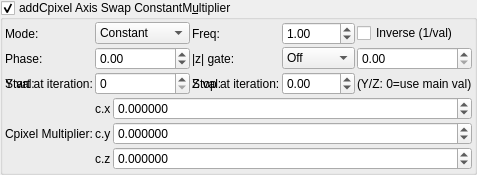
    <widget class="MyGroupBox" name="groupCheck_transf_addCpixel_enabled_false">
     <property name="toolTip">
      <string>&lt;html&gt;&lt;head/&gt;&lt;body&gt;&lt;p&gt;Cpixel is CVector3 c = ( c.x, c.y, c.z). It is each original point (pixel) in 3D space where the iteration starts from, ( c = original z for each point .) It is commonly found in formula structures z = f(z) + c.&lt;/p&gt;&lt;p&gt;The Cpixel multiplier effectively scales this point &amp;quot;c&amp;quot;.&lt;/p&gt;&lt;/body&gt;&lt;/html&gt;</string>
     </property>
     <property name="title">
      <string>addCpixel Axis Swap ConstantM&amp;ultiplier</string>
     </property>
     <property name="checkable">
      <bool>true</bool>
     </property>
     <layout class="QVBoxLayout" name="verticalLayout_50">
      <property name="spacing">
       <number>2</number>
      </property>
      <property name="leftMargin">
       <number>2</number>
      </property>
      <property name="topMargin">
       <number>2</number>
      </property>
      <property name="rightMargin">
       <number>2</number>
      </property>
      <property name="bottomMargin">
       <number>2</number>
      </property>
      <item>
       <layout class="QGridLayout" name="gridLayout_83">
        <property name="spacing">
         <number>2</number>
        </property>
        <item row="3" column="3">
         <widget class="MySpinBox" name="spinboxInt_transf_multiplier_stop_iter_4">
          <property name="sizePolicy">
           <sizepolicy hsizetype="Preferred" vsizetype="Maximum">
            <horstretch>0</horstretch>
            <verstretch>0</verstretch>
           </sizepolicy>
          </property>
          <property name="maximum">
           <number>999</number>
          </property>
         </widget>
        </item>
      <item row="1" column="0">
       <widget class="QLabel"><property name="text"><string>Mode:</string></property></widget>
      </item>
      <item row="1" column="1">
       <widget class="MyComboBox" name="comboBox_transf_multiplier_value_mode_4">
        <item><property name="text"><string notr="true">Constant</string></property></item>
        <item><property name="text"><string notr="true">Sine</string></property></item>
        <item><property name="text"><string notr="true">Ramp</string></property></item>
        <item><property name="text"><string notr="true">Exponential</string></property></item>
        <item><property name="text"><string notr="true">Triangle</string></property></item>
        <item><property name="text"><string notr="true">Square</string></property></item>
        <item><property name="text"><string notr="true">Smoothstep</string></property></item>
        <item><property name="text"><string notr="true">Noise</string></property></item>
        <item><property name="text"><string notr="true">Ping-pong</string></property></item>
        <item><property name="text"><string notr="true">Stepped</string></property></item>
       </widget>
      </item>
      <item row="1" column="2">
       <widget class="QLabel"><property name="text"><string>Freq:</string></property></widget>
      </item>
      <item row="1" column="3">
       <widget class="MyDoubleSpinBox" name="spinbox_transf_multiplier_frequency_4">
        <property name="minimum"><double>0.01</double></property><property name="maximum"><double>100.0</double></property>
        <property name="singleStep"><double>0.1</double></property><property name="value"><double>1.0</double></property>
       </widget>
      </item>
      <item row="1" column="4" colspan="2">
       <widget class="MyCheckBox" name="checkBox_transf_multiplier_inverse_4">
        <property name="text"><string>Inverse (1/val)</string></property>
       </widget>
      </item>
      <item row="2" column="0">
       <widget class="QLabel"><property name="text"><string>Phase:</string></property></widget>
      </item>
      <item row="2" column="1">
       <widget class="MyDoubleSpinBox" name="spinbox_transf_multiplier_phase_4">
        <property name="minimum"><double>-10.0</double></property><property name="maximum"><double>10.0</double></property>
        <property name="singleStep"><double>0.1</double></property><property name="value"><double>0.0</double></property>
       </widget>
      </item>
      <item row="2" column="2">
       <widget class="QLabel"><property name="text"><string>|z| gate:</string></property></widget>
      </item>
      <item row="2" column="3">
       <widget class="MyComboBox" name="comboBox_transf_multiplier_threshold_mode_4">
        <item><property name="text"><string notr="true">Off</string></property></item>
        <item><property name="text"><string notr="true">&gt; thresh</string></property></item>
        <item><property name="text"><string notr="true">&lt; thresh</string></property></item>
       </widget>
      </item>
      <item row="2" column="4" colspan="2">
       <widget class="MyDoubleSpinBox" name="spinbox_transf_multiplier_threshold_4">
        <property name="minimum"><double>0.0</double></property><property name="maximum"><double>1000.0</double></property>
        <property name="singleStep"><double>0.1</double></property><property name="value"><double>0.0</double></property>
       </widget>
      </item>
      <item row="3" column="0">
       <widget class="QLabel"><property name="text"><string>Y val:</string></property></widget>
      </item>
      <item row="3" column="1">
       <widget class="MyDoubleSpinBox" name="spinbox_transf_multiplier_scale_y_4">
        <property name="minimum"><double>-100.0</double></property><property name="maximum"><double>100.0</double></property>
        <property name="singleStep"><double>0.01</double></property><property name="value"><double>0.0</double></property>
       </widget>
      </item>
      <item row="3" column="2">
       <widget class="QLabel"><property name="text"><string>Z val:</string></property></widget>
      </item>
      <item row="3" column="3">
       <widget class="MyDoubleSpinBox" name="spinbox_transf_multiplier_scale_z_4">
        <property name="minimum"><double>-100.0</double></property><property name="maximum"><double>100.0</double></property>
        <property name="singleStep"><double>0.01</double></property><property name="value"><double>0.0</double></property>
       </widget>
      </item>
      <item row="3" column="4" colspan="2">
       <widget class="QLabel"><property name="text"><string notr="true">(Y/Z: 0=use main val)</string></property></widget>
      </item>
        <item row="3" column="2">
         <widget class="QLabel" name="label_55">
          <property name="text">
           <string>Stop at iteration:</string>
          </property>
         </widget>
        </item>
        <item row="3" column="1">
         <widget class="MySpinBox" name="spinboxInt_transf_multiplier_start_iter_4">
          <property name="sizePolicy">
           <sizepolicy hsizetype="Minimum" vsizetype="Maximum">
            <horstretch>0</horstretch>
            <verstretch>0</verstretch>
           </sizepolicy>
          </property>
          <property name="minimum">
           <number>0</number>
          </property>
          <property name="maximum">
           <number>999</number>
          </property>
          <property name="value">
           <number>0</number>
          </property>
         </widget>
        </item>
        <item row="3" column="0">
         <widget class="QLabel" name="label_74">
          <property name="text">
           <string>Start at iteration:</string>
          </property>
         </widget>
        </item>
       </layout>
      </item>
      <item>
       <layout class="QGridLayout" name="gridLayout_24" columnstretch="0,0,0,1">
        <property name="spacing">
         <number>2</number>
        </property>
        <item row="0" column="3">
         <widget class="MyDoubleSpinBox" name="spinbox3_transf_constant_multiplierC_111_x">
          <property name="sizePolicy">
           <sizepolicy hsizetype="Minimum" vsizetype="Maximum">
            <horstretch>0</horstretch>
            <verstretch>0</verstretch>
           </sizepolicy>
          </property>
          <property name="prefix">
           <string/>
          </property>
          <property name="suffix">
           <string/>
          </property>
          <property name="decimals">
           <number>6</number>
          </property>
          <property name="minimum">
           <double>-99.989999999999995</double>
          </property>
          <property name="maximum">
           <double>99.989999999999995</double>
          </property>
          <property name="singleStep">
           <double>0.100000000000000</double>
          </property>
         </widget>
        </item>
        <item row="1" column="3">
         <widget class="MyDoubleSpinBox" name="spinbox3_transf_constant_multiplierC_111_y">
          <property name="sizePolicy">
           <sizepolicy hsizetype="Minimum" vsizetype="Maximum">
            <horstretch>0</horstretch>
            <verstretch>0</verstretch>
           </sizepolicy>
          </property>
          <property name="prefix">
           <string/>
          </property>
          <property name="suffix">
           <string/>
          </property>
          <property name="decimals">
           <number>6</number>
          </property>
          <property name="minimum">
           <double>-99.989999999999995</double>
          </property>
          <property name="maximum">
           <double>99.989999999999995</double>
          </property>
          <property name="singleStep">
           <double>0.100000000000000</double>
          </property>
         </widget>
        </item>
        <item row="2" column="1">
         <widget class="QLabel" name="label_115">
          <property name="text">
           <string notr="true">c.z</string>
          </property>
         </widget>
        </item>
        <item row="0" column="0" rowspan="3">
         <widget class="QLabel" name="label_108">
          <property name="text">
           <string>Cpixel Multiplier:</string>
          </property>
         </widget>
        </item>
        <item row="0" column="1">
         <widget class="QLabel" name="label_116">
          <property name="text">
           <string notr="true">c.x</string>
          </property>
         </widget>
        </item>
        <item row="1" column="1">
         <widget class="QLabel" name="label_114">
          <property name="text">
           <string notr="true">c.y</string>
          </property>
         </widget>
        </item>
        <item row="2" column="3">
         <widget class="MyDoubleSpinBox" name="spinbox3_transf_constant_multiplierC_111_z">
          <property name="sizePolicy">
           <sizepolicy hsizetype="Minimum" vsizetype="Maximum">
            <horstretch>0</horstretch>
            <verstretch>0</verstretch>
           </sizepolicy>
          </property>
          <property name="prefix">
           <string/>
          </property>
          <property name="suffix">
           <string/>
          </property>
          <property name="decimals">
           <number>6</number>
          </property>
          <property name="minimum">
           <double>-99.989999999999995</double>
          </property>
          <property name="maximum">
           <double>99.989999999999995</double>
          </property>
          <property name="singleStep">
           <double>0.100000000000000</double>
          </property>
         </widget>
        </item>
       </layout>
      </item>
     </layout>
    </widget>
